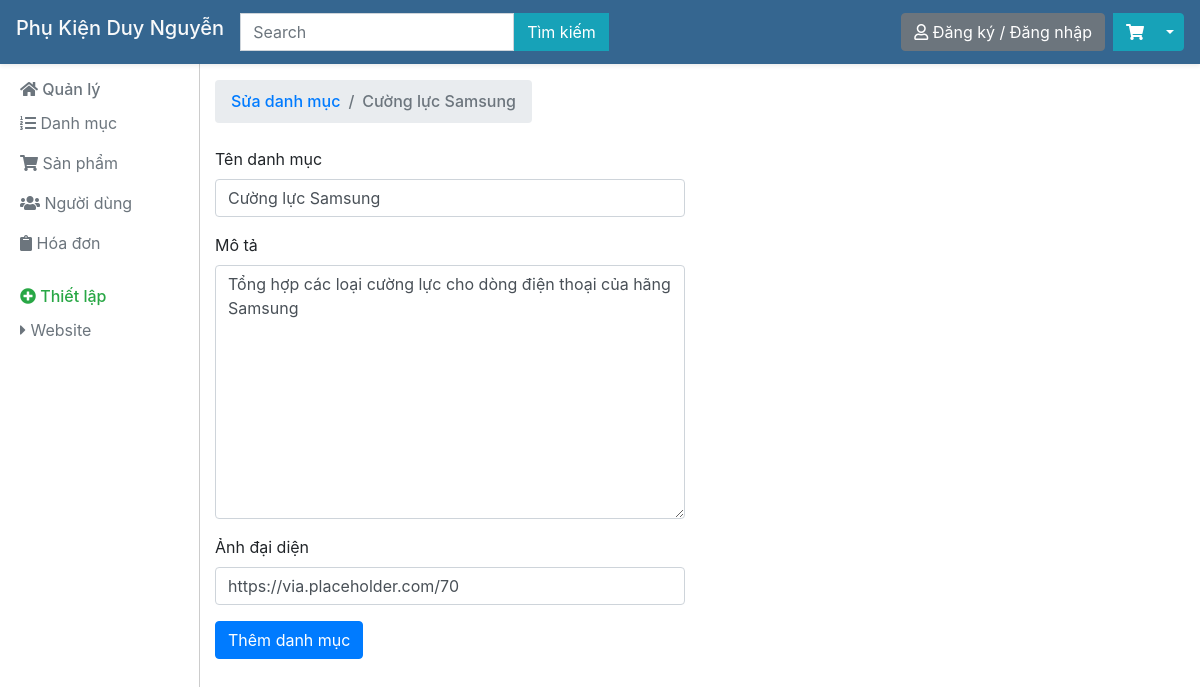
The app's page /quanly.php?task=sdm&id=2 with its own data.
### tables this page shows
CREATE TABLE `danhmuc` (
  `id_danhmuc` int(10) NOT NULL,
  `ten` varchar(255) NOT NULL,
  `mota` text NOT NULL,
  `anhdaidien` varchar(255) NOT NULL
);

### model/model.php (called while the page is built, shortened)
<?php
class Model
{
	protected $host,$db,$user,$pass,$conn;
	public function __construct(){
		$this->host = 'localhost';
		$this->db = 'webphukien';
		$this->user = 'root';
		$this->pass = '';
		$this->conn = new mysqli($this->host,$this->user,$this->pass,$this->db);
		$this->conn->set_charset("utf8");
	}
	public function getDanhMuc($id){
		$sql = "SELECT * FROM danhmuc WHERE id_danhmuc=$id";
		$result = $this->conn->query($sql);
		if($result->num_rows > 0){
			return $result->fetch_assoc();
		} else {
			return null;
		}
	}
}
 ?>

### view/suadanhmuc.php (the view, shortened to what this page needs)
<?php require_once('./view/header_quanly.php') ?>
<h6 class="sidebar-heading d-flex justify-content-between align-items-center mt-4 mb-2 text-success">
  <nav aria-label="breadcrumb">
      <ol class="breadcrumb">
        <li class="breadcrumb-item"><a href="quanly.php?task=qldm">Sửa danh mục</a></li>
        <li class="breadcrumb-item active" aria-current="page"><?php echo $danhmuc['ten'] ?></li>
      </ol>
    </nav>
</h6>
<div class="row">
    <div class="col-6 pb-2">
        <form method="POST">
            <div class="form-group">
            <label for="ten">Tên danh mục</label>
            <input type="text" class="form-control" id="ten" placeholder="điền tên danh mục" name="ten" value="<?php echo $danhmuc['ten'] ?>">
          </div>
          <div class="form-group">
            <label for="mota">Mô tả</label>
            <textarea name="mota" id="mota" cols="30" rows="10" class="form-control" placeholder="điền mô tả cho danh mục"><?php echo $danhmuc['mota'] ?></textarea>
          </div>
          <div class="form-group">
            <label for="anhdaidien">Ảnh đại diện</label>
            <input type="text" class="form-control" placeholder="điền link ảnh" name="anhdaidien" value="<?php echo $danhmuc['anhdaidien'] ?>">
          </div>
          <button type="submit" class="btn btn-primary">Thêm danh mục</button>
        </form>
    </div>
</div>
<?php require_once('./view/footer_quanly.php') ?>

### view/header_quanly.php (style rules this page uses)
body { margin-top: 56px; }
input { max-width: 100%; }

### records on screen
danhmuc: ten "Cường lực Samsung", mota "Tổng hợp các loại cường lực cho dòng điện thoại của hãng Samsung", anhdaidien "https://via.placeholder.com/70"
